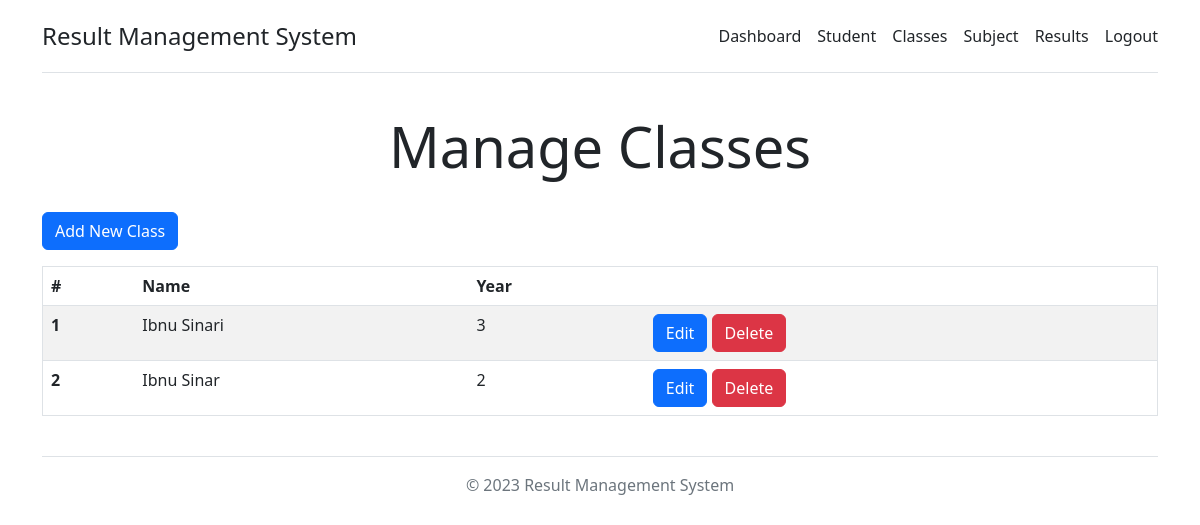
The app's page /admin/classes.php (signed in) with its own data.
### tables this page shows
CREATE TABLE `classes` (
  `id` int(11) NOT NULL,
  `name` varchar(255) NOT NULL,
  `year` varchar(255) NOT NULL
);

### config/include.php (called while the page is built, shortened)
<?php
function route($path)
{
    return 'http://localhost/srms/sms/' . $path;
}

### controller/controller.php (called while the page is built, shortened)
<?php
$conn = mysqli_connect($_ENV['DB_HOST'], $_ENV['DB_USERNAME'], $_ENV['DB_PASSWORD'], $_ENV['DB_DATABASE']);
function mysql($query)
{
    global $conn;
    return mysqli_query($conn, $query);
}
function getAllClasses()
{
    $classes = array();
    $query = "SELECT * FROM classes";
    $result = mysql($query);
    while ($row = mysqli_fetch_assoc($result)) {
        $classes[] = $row;
    }
    return $classes;
}

### admin/classes.php (the view, shortened to what this page needs)
<?php
include('../config/include.php');
include(asset('controller/controller.php'));
?>
<html lang="en">
<head>
    <link href="https://cdn.jsdelivr.net/npm/bootstrap@5.2.3/dist/css/bootstrap.min.css" rel="stylesheet">
</head>
<body>
    <div class="container py-3">
        <header>
            <?php include(asset('/inc/navbar.php')) ?>
            <div class="pricing-header p-3 pb-md-4 mx-auto text-center">
                <h1 class="display-4 fw-normal">Manage Classes</h1>
            </div>
        </header>
        <main>
            <div>
                <a href="<?= route('admin/classes-add.php') ?>" class="btn btn-primary mb-3">Add New Class</a>
            </div>
            <table class="table border table-striped">
                <thead>
                    <tr>
                        <th scope="col">#</th>
                        <th scope="col">Name</th>
                        <th scope="col">Year</th>
                        <th scope="col"></th>
                    </tr>
                </thead>
                <tbody>
                    <?php
                    $students = getAllClasses();
                    foreach ($students as $student) { ?>
                        <tr>
                            <th scope="row"><?= $student['id']; ?></th>
                            <td><?= $student['name']; ?></td>
                            <td><?= $student['year']; ?></td>
                            <td>
                                <a href="<?= route("admin/classes-edit.php?id=" . $student['id']) ?>" class="btn btn-primary">Edit</a>
                                <a href="<?= route("admin/classes.php?delete=" . $student['id']) ?>" class="btn btn-danger">Delete</a>
                            </td>
                        </tr>
                    <?php } ?>
                </tbody>
            </table>
        </main>
        <?php include(asset('/inc/footer.php')) ?>
    </div>
</body>
</html>

### records on screen
classes: id "1", name "Ibnu Sinari", year "3"
classes: id "2", name "Ibnu Sinar", year "2"

### other values on screen
$_ENV['APP_NAME'] "Result Management System"
